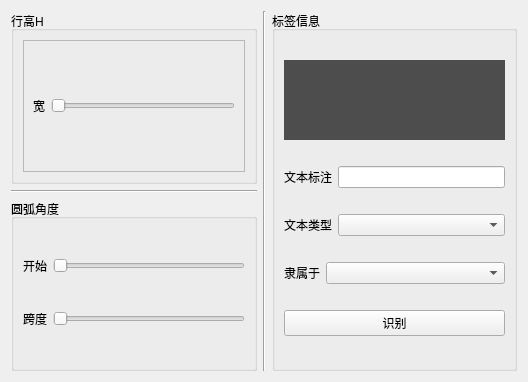
<?xml version="1.0" encoding="UTF-8"?>
<ui version="4.0">
 <class>angle</class>
 <widget class="QWidget" name="angle">
  <property name="geometry">
   <rect>
    <x>0</x>
    <y>0</y>
    <width>528</width>
    <height>382</height>
   </rect>
  </property>
  <property name="windowTitle">
   <string>Form</string>
  </property>
  <layout class="QHBoxLayout" name="horizontalLayout_8">
   <item>
    <layout class="QVBoxLayout" name="verticalLayout_3">
     <item>
      <widget class="QGroupBox" name="groupBox_2">
       <property name="title">
        <string>行高H</string>
       </property>
       <layout class="QVBoxLayout" name="verticalLayout">
        <item>
         <widget class="QFrame" name="frame">
          <property name="frameShape">
           <enum>QFrame::StyledPanel</enum>
          </property>
          <property name="frameShadow">
           <enum>QFrame::Raised</enum>
          </property>
          <layout class="QHBoxLayout" name="horizontalLayout">
           <item>
            <layout class="QHBoxLayout" name="horizontalLayout_4">
             <item>
              <widget class="QLabel" name="label">
               <property name="text">
                <string>宽</string>
               </property>
              </widget>
             </item>
             <item>
              <widget class="QSlider" name="horizontalSlider">
               <property name="orientation">
                <enum>Qt::Horizontal</enum>
               </property>
              </widget>
             </item>
            </layout>
           </item>
          </layout>
         </widget>
        </item>
       </layout>
      </widget>
     </item>
     <item>
      <widget class="Line" name="line">
       <property name="orientation">
        <enum>Qt::Horizontal</enum>
       </property>
      </widget>
     </item>
     <item>
      <widget class="QGroupBox" name="groupBox">
       <property name="title">
        <string>圆弧角度</string>
       </property>
       <layout class="QVBoxLayout" name="verticalLayout_2">
        <item>
         <layout class="QHBoxLayout" name="horizontalLayout_3">
          <item>
           <widget class="QLabel" name="label_3">
            <property name="text">
             <string>开始</string>
            </property>
           </widget>
          </item>
          <item>
           <widget class="QSlider" name="horizontalSlider_2">
            <property name="orientation">
             <enum>Qt::Horizontal</enum>
            </property>
           </widget>
          </item>
         </layout>
        </item>
        <item>
         <layout class="QHBoxLayout" name="horizontalLayout_2">
          <item>
           <widget class="QLabel" name="label_2">
            <property name="text">
             <string>跨度</string>
            </property>
           </widget>
          </item>
          <item>
           <widget class="QSlider" name="horizontalSlider_3">
            <property name="orientation">
             <enum>Qt::Horizontal</enum>
            </property>
           </widget>
          </item>
         </layout>
        </item>
       </layout>
      </widget>
     </item>
    </layout>
   </item>
   <item>
    <widget class="Line" name="line_2">
     <property name="orientation">
      <enum>Qt::Vertical</enum>
     </property>
    </widget>
   </item>
   <item>
    <widget class="QGroupBox" name="groupBox_3">
     <property name="title">
      <string>标签信息</string>
     </property>
     <layout class="QVBoxLayout" name="verticalLayout_4" stretch="1,1,1,1,0">
      <item>
       <widget class="QWidget" name="widget" native="true">
        <property name="minimumSize">
         <size>
          <width>0</width>
          <height>80</height>
         </size>
        </property>
        <property name="maximumSize">
         <size>
          <width>16777215</width>
          <height>80</height>
         </size>
        </property>
        <property name="styleSheet">
         <string notr="true">background-color:rgb(77, 77, 77);</string>
        </property>
        <layout class="QHBoxLayout" name="horizontalLayout_9">
         <property name="spacing">
          <number>0</number>
         </property>
         <property name="leftMargin">
          <number>0</number>
         </property>
         <property name="topMargin">
          <number>0</number>
         </property>
         <property name="rightMargin">
          <number>0</number>
         </property>
         <property name="bottomMargin">
          <number>0</number>
         </property>
         <item>
          <widget class="QLabel" name="image_align">
           <property name="minimumSize">
            <size>
             <width>0</width>
             <height>0</height>
            </size>
           </property>
           <property name="maximumSize">
            <size>
             <width>16777215</width>
             <height>16777215</height>
            </size>
           </property>
           <property name="text">
            <string/>
           </property>
          </widget>
         </item>
        </layout>
       </widget>
      </item>
      <item>
       <layout class="QHBoxLayout" name="horizontalLayout_5">
        <item>
         <widget class="QLabel" name="label_4">
          <property name="text">
           <string>文本标注</string>
          </property>
         </widget>
        </item>
        <item>
         <widget class="QLineEdit" name="lineEdit"/>
        </item>
       </layout>
      </item>
      <item>
       <layout class="QHBoxLayout" name="horizontalLayout_6">
        <item>
         <widget class="QLabel" name="label_5">
          <property name="sizePolicy">
           <sizepolicy hsizetype="Minimum" vsizetype="Minimum">
            <horstretch>0</horstretch>
            <verstretch>0</verstretch>
           </sizepolicy>
          </property>
          <property name="text">
           <string>文本类型</string>
          </property>
         </widget>
        </item>
        <item>
         <widget class="QComboBox" name="comboBox">
          <property name="sizePolicy">
           <sizepolicy hsizetype="Expanding" vsizetype="Fixed">
            <horstretch>0</horstretch>
            <verstretch>0</verstretch>
           </sizepolicy>
          </property>
         </widget>
        </item>
       </layout>
      </item>
      <item>
       <layout class="QHBoxLayout" name="horizontalLayout_7">
        <item>
         <widget class="QLabel" name="label_6">
          <property name="text">
           <string>隶属于</string>
          </property>
         </widget>
        </item>
        <item>
         <widget class="QComboBox" name="comboBox_2">
          <property name="sizePolicy">
           <sizepolicy hsizetype="Expanding" vsizetype="Fixed">
            <horstretch>0</horstretch>
            <verstretch>0</verstretch>
           </sizepolicy>
          </property>
         </widget>
        </item>
       </layout>
      </item>
      <item>
       <widget class="QPushButton" name="pushButton">
        <property name="text">
         <string>识别</string>
        </property>
       </widget>
      </item>
     </layout>
    </widget>
   </item>
  </layout>
 </widget>
 <resources/>
 <connections/>
</ui>
